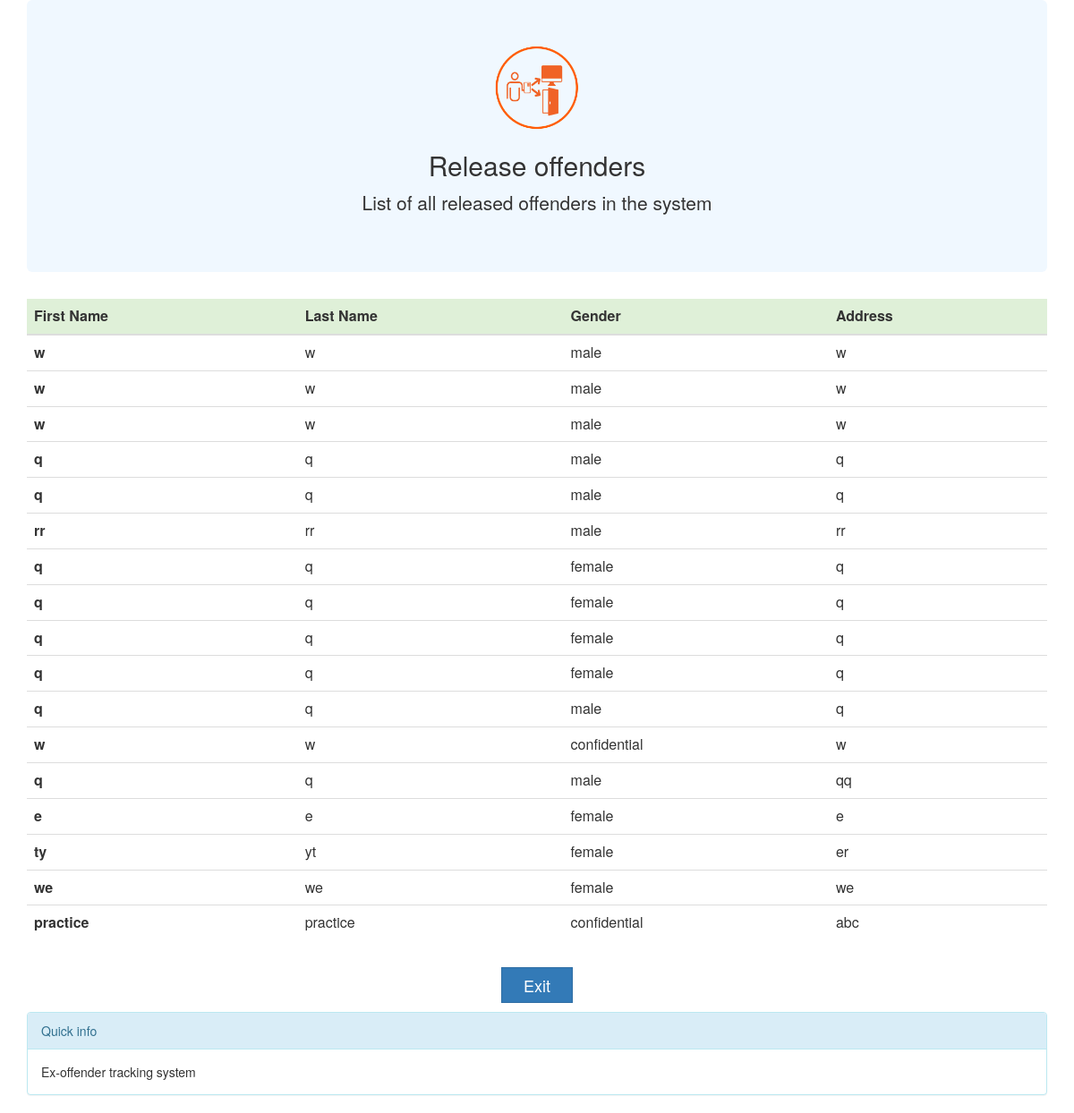
/cols/TyProject/release_offenders.php, run on the app's committed database.
### tables this page shows
CREATE TABLE `release_offenders` (
  `release_offender_id` int(11) NOT NULL,
  `feedback_id` int(11) NOT NULL,
  `release_offender_first_name` varchar(255) DEFAULT NULL,
  `release_offender_last_name` varchar(32) DEFAULT NULL,
  `release_offender_gender` varchar(12) DEFAULT NULL,
  `release_offender_image` blob,
  `release_offender_probation_status` varchar(32) DEFAULT NULL,
  `release_offender_address` varchar(255) DEFAULT NULL,
  `release_offender_dob` datetime DEFAULT NULL,
  `release_offender_offence_type` varchar(255) DEFAULT NULL,
  `release_offender_agency` varchar(255) DEFAULT NULL,
  `release_offender_catagory` varchar(255) DEFAULT NULL,
  `other_comments` varchar(255) NOT NULL,
  `release_offender_admit_date` datetime NOT NULL
);

### cols/TyProject/release_offenders.php (the view, shortened to what this page needs)
<html>
<head>
  <link rel="stylesheet" href="http://maxcdn.bootstrapcdn.com/bootstrap/3.3.6/css/bootstrap.min.css">
    </head>
    <body>
    <div id="request_background" class="container">
        <div class="jumbotron">
       <center><img src="agency-bg.png" class="img-rounded" alt="Cinque Terre" width="100" height="100">
             <h2>Release offenders</h2>
    <p>List of all released offenders in the system</p
    </center>
  </div>
        <table class="table">
 <thead class="danger">
   <tr class="success">
      <th>First Name</th>
      <th>Last Name</th>
      <th>Gender</th>
      <th>Address</th>
    </tr>
  </thead>
  <tbody>
    <tr>
  <?php
$query1 = mysql_query("select * from release_offenders");
while ($row1 = mysql_fetch_array($query1)) {
?>
      <th scope="row"><?php echo $row1['release_offender_first_name'];?></th>
      <td ><?php echo $row1['release_offender_last_name'];?></td>
      <td><?php echo $row1['release_offender_gender'];?></td>
      <td><?php echo $row1['release_offender_address'];?> </td>
        </tr>
   <?php } ?>
        </tbody>
         </table>
<center>
    <a href="staff.php"><input type="button" value="Exit " class="btn btn-primary btn-lg exit"></a>
    </center>
<div class="panel panel-info">
      <div class="panel-heading">Quick info</div>
      <div class="panel-body">Ex-offender tracking system</div>
    </div>
</div>
</body>
</html>

### cols/TyProject/release_offenders.php (style rules this page uses)
.jumbotron { background-color: aliceblue; }
.exit { margin: 10px; width: 80px; height: 40px; border: fix; padding: 0px; border-radius: 0px; }
.btn { width: 80px; height: 40px; border: fix; padding: 0px; border-radius: 0px; }

### data on the page
release_offenders: release_offender_first_name "w", release_offender_last_name "w", release_offender_gender "male", release_offender_address "w"
release_offenders: release_offender_first_name "w", release_offender_last_name "w", release_offender_gender "male", release_offender_address "w"
release_offenders: release_offender_first_name "w", release_offender_last_name "w", release_offender_gender "male", release_offender_address "w"
release_offenders: release_offender_first_name "q", release_offender_last_name "q", release_offender_gender "male", release_offender_address "q"
release_offenders: release_offender_first_name "q", release_offender_last_name "q", release_offender_gender "male", release_offender_address "q"
release_offenders: release_offender_first_name "rr", release_offender_last_name "rr", release_offender_gender "male", release_offender_address "rr"
release_offenders: release_offender_first_name "q", release_offender_last_name "q", release_offender_gender "female", release_offender_address "q"
release_offenders: release_offender_first_name "q", release_offender_last_name "q", release_offender_gender "female", release_offender_address "q"
release_offenders: release_offender_first_name "q", release_offender_last_name "q", release_offender_gender "female", release_offender_address "q"
release_offenders: release_offender_first_name "q", release_offender_last_name "q", release_offender_gender "female", release_offender_address "q"
release_offenders: release_offender_first_name "q", release_offender_last_name "q", release_offender_gender "male", release_offender_address "q"
release_offenders: release_offender_first_name "w", release_offender_last_name "w", release_offender_gender "confidential", release_offender_address "w"
release_offenders: release_offender_first_name "q", release_offender_last_name "q", release_offender_gender "male", release_offender_address "qq"
release_offenders: release_offender_first_name "e", release_offender_last_name "e", release_offender_gender "female", release_offender_address "e"
release_offenders: release_offender_first_name "ty", release_offender_last_name "yt", release_offender_gender "female", release_offender_address "er"
release_offenders: release_offender_first_name "we", release_offender_last_name "we", release_offender_gender "female", release_offender_address "we"
release_offenders: release_offender_first_name "practice", release_offender_last_name "practice", release_offender_gender "confidential", release_offender_address "abc"
